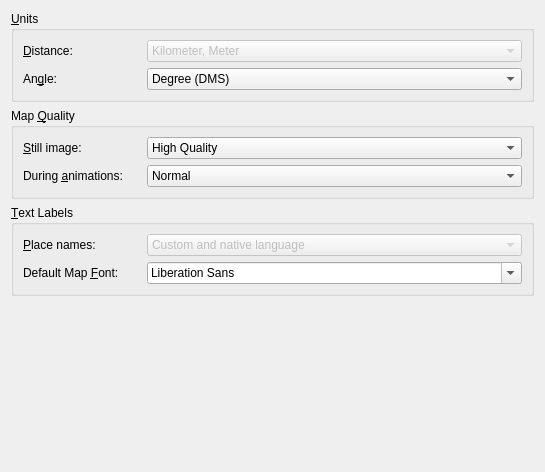
<ui version="4.0" >
 <class>MarbleViewSettingsWidget</class>
 <widget class="QWidget" name="MarbleViewSettingsWidget" >
  <property name="geometry" >
   <rect>
    <x>0</x>
    <y>0</y>
    <width>545</width>
    <height>472</height>
   </rect>
  </property>
  <layout class="QVBoxLayout" >
   <item>
    <widget class="QGroupBox" name="groupBox_units" >
     <property name="title" >
      <string>&amp;Units</string>
     </property>
     <layout class="QGridLayout" >
      <item row="0" column="0" >
       <widget class="QLabel" name="label_distanceUnit" >
        <property name="sizePolicy" >
         <sizepolicy vsizetype="Preferred" hsizetype="Maximum" >
          <horstretch>0</horstretch>
          <verstretch>0</verstretch>
         </sizepolicy>
        </property>
        <property name="minimumSize" >
         <size>
          <width>118</width>
          <height>0</height>
         </size>
        </property>
        <property name="text" >
         <string>&amp;Distance:</string>
        </property>
        <property name="buddy" >
         <cstring>kcfg_distanceUnit</cstring>
        </property>
       </widget>
      </item>
      <item row="0" column="1" >
       <widget class="QComboBox" name="kcfg_distanceUnit" >
        <property name="enabled" >
         <bool>false</bool>
        </property>
        <property name="sizePolicy" >
         <sizepolicy vsizetype="Fixed" hsizetype="Preferred" >
          <horstretch>0</horstretch>
          <verstretch>0</verstretch>
         </sizepolicy>
        </property>
        <property name="toolTip" >
         <string>&lt;html>&lt;head>&lt;meta name="qrichtext" content="1" />&lt;style type="text/css">
p, li { white-space: pre-wrap; }
&lt;/style>&lt;/head>&lt;body style=" font-family:'Sans Serif'; font-size:9pt; font-weight:400; font-style:normal;">
&lt;p style=" margin-top:0px; margin-bottom:0px; margin-left:0px; margin-right:0px; -qt-block-indent:0; text-indent:0px;">The unit that gets used to measure altitude, lengths and distances (e.g. km, mi, ft).&lt;/p>&lt;/body>&lt;/html></string>
        </property>
        <item>
         <property name="text" >
          <string>Kilometer, Meter</string>
         </property>
        </item>
        <item>
         <property name="text" >
          <string>Miles, Feet</string>
         </property>
        </item>
       </widget>
      </item>
      <item row="1" column="0" >
       <widget class="QLabel" name="label_angleUnit" >
        <property name="sizePolicy" >
         <sizepolicy vsizetype="Preferred" hsizetype="Maximum" >
          <horstretch>0</horstretch>
          <verstretch>0</verstretch>
         </sizepolicy>
        </property>
        <property name="text" >
         <string>An&amp;gle:</string>
        </property>
        <property name="buddy" >
         <cstring>kcfg_angleUnit</cstring>
        </property>
       </widget>
      </item>
      <item row="1" column="1" >
       <widget class="QComboBox" name="kcfg_angleUnit" >
        <property name="enabled" >
         <bool>true</bool>
        </property>
        <property name="toolTip" >
         <string>&lt;html>&lt;head>&lt;meta name="qrichtext" content="1" />&lt;style type="text/css">
p, li { white-space: pre-wrap; }
&lt;/style>&lt;/head>&lt;body style=" font-family:'Sans Serif'; font-size:9pt; font-weight:400; font-style:normal;">
&lt;p style=" margin-top:0px; margin-bottom:0px; margin-left:0px; margin-right:0px; -qt-block-indent:0; text-indent:0px;">Specifies the notation of angles in coordinates: By default the Degree-Minute-Second notation (e.g. 54°30'00" ) gets used. As an alternative you can choose decimal degrees (e.g. 54.5°).&lt;/p>&lt;/body>&lt;/html></string>
        </property>
        <item>
         <property name="text" >
          <string>Degree (DMS)</string>
         </property>
        </item>
        <item>
         <property name="text" >
          <string>Degree (Decimal)</string>
         </property>
        </item>
       </widget>
      </item>
     </layout>
    </widget>
   </item>
   <item>
    <widget class="QGroupBox" name="groupBox_mapQuality" >
     <property name="title" >
      <string>Map &amp;Quality</string>
     </property>
     <layout class="QGridLayout" >
      <item row="0" column="0" >
       <widget class="QLabel" name="label_stillQuality" >
        <property name="sizePolicy" >
         <sizepolicy vsizetype="Preferred" hsizetype="Maximum" >
          <horstretch>0</horstretch>
          <verstretch>0</verstretch>
         </sizepolicy>
        </property>
        <property name="minimumSize" >
         <size>
          <width>118</width>
          <height>0</height>
         </size>
        </property>
        <property name="text" >
         <string>&amp;Still image:</string>
        </property>
        <property name="buddy" >
         <cstring>kcfg_stillQuality</cstring>
        </property>
       </widget>
      </item>
      <item row="0" column="1" >
       <widget class="QComboBox" name="kcfg_stillQuality" >
        <property name="toolTip" >
         <string>&lt;html>&lt;head>&lt;meta name="qrichtext" content="1" />&lt;style type="text/css">
p, li { white-space: pre-wrap; }
&lt;/style>&lt;/head>&lt;body style=" font-family:'Sans Serif'; font-size:9pt; font-weight:400; font-style:normal;">
&lt;p style=" margin-top:0px; margin-bottom:0px; margin-left:0px; margin-right:0px; -qt-block-indent:0; text-indent:0px;">Specifies the map quality that gets displayed while there is no user input. Usually this allows for high map quality as speed is no concern.&lt;/p>&lt;/body>&lt;/html></string>
        </property>
        <property name="currentIndex" >
         <number>3</number>
        </property>
        <item>
         <property name="text" >
          <string>Outline Quality</string>
         </property>
        </item>
        <item>
         <property name="text" >
          <string>Low Quality</string>
         </property>
        </item>
        <item>
         <property name="text" >
          <string>Normal</string>
         </property>
        </item>
        <item>
         <property name="text" >
          <string>High Quality</string>
         </property>
        </item>
        <item>
         <property name="text" >
          <string>Print Quality</string>
         </property>
        </item>
       </widget>
      </item>
      <item row="1" column="0" >
       <widget class="QLabel" name="label_animationQuality" >
        <property name="sizePolicy" >
         <sizepolicy vsizetype="Preferred" hsizetype="Maximum" >
          <horstretch>0</horstretch>
          <verstretch>0</verstretch>
         </sizepolicy>
        </property>
        <property name="text" >
         <string>During &amp;animations:</string>
        </property>
        <property name="buddy" >
         <cstring>kcfg_animationQuality</cstring>
        </property>
       </widget>
      </item>
      <item row="1" column="1" >
       <widget class="QComboBox" name="kcfg_animationQuality" >
        <property name="toolTip" >
         <string>&lt;html>&lt;head>&lt;meta name="qrichtext" content="1" />&lt;style type="text/css">
p, li { white-space: pre-wrap; }
&lt;/style>&lt;/head>&lt;body style=" font-family:'Sans Serif'; font-size:9pt; font-weight:400; font-style:normal;">
&lt;p style=" margin-top:0px; margin-bottom:0px; margin-left:0px; margin-right:0px; -qt-block-indent:0; text-indent:0px;">Specifies the map quality that gets displayed during map animations (e.g. while dragging the globe). &lt;/p>
&lt;p style=" margin-top:0px; margin-bottom:0px; margin-left:0px; margin-right:0px; -qt-block-indent:0; text-indent:0px;">Especially on slow machines it is advisable to set this option to "low quality" as this will give better speed.&lt;/p>&lt;/body>&lt;/html></string>
        </property>
        <property name="currentIndex" >
         <number>2</number>
        </property>
        <item>
         <property name="text" >
          <string>Outline Quality</string>
         </property>
        </item>
        <item>
         <property name="text" >
          <string>Low Quality</string>
         </property>
        </item>
        <item>
         <property name="text" >
          <string>Normal</string>
         </property>
        </item>
        <item>
         <property name="text" >
          <string>High Quality</string>
         </property>
        </item>
        <item>
         <property name="text" >
          <string>Print Quality</string>
         </property>
        </item>
       </widget>
      </item>
     </layout>
    </widget>
   </item>
   <item>
    <widget class="QGroupBox" name="groupBox_textLabels" >
     <property name="title" >
      <string>&amp;Text Labels</string>
     </property>
     <layout class="QVBoxLayout" >
      <item>
       <layout class="QHBoxLayout" >
        <item>
         <widget class="QLabel" name="label_labelLocalization" >
          <property name="sizePolicy" >
           <sizepolicy vsizetype="Preferred" hsizetype="Maximum" >
            <horstretch>0</horstretch>
            <verstretch>0</verstretch>
           </sizepolicy>
          </property>
          <property name="minimumSize" >
           <size>
            <width>118</width>
            <height>0</height>
           </size>
          </property>
          <property name="text" >
           <string>&amp;Place names:</string>
          </property>
          <property name="buddy" >
           <cstring>kcfg_labelLocalization</cstring>
          </property>
         </widget>
        </item>
        <item>
         <widget class="QComboBox" name="kcfg_labelLocalization" >
          <property name="enabled" >
           <bool>false</bool>
          </property>
          <property name="toolTip" >
           <string>&lt;html>&lt;head>&lt;meta name="qrichtext" content="1" />&lt;style type="text/css">
p, li { white-space: pre-wrap; }
&lt;/style>&lt;/head>&lt;body style=" font-family:'Sans Serif'; font-size:9pt; font-weight:400; font-style:normal;">
&lt;p style=" margin-top:0px; margin-bottom:0px; margin-left:0px; margin-right:0px; -qt-block-indent:0; text-indent:0px;">Places often have different names in different languages. The label on the map can show the name in the user's language. Alternatively it can display the name in the official language and glyphs of that place. &lt;/p>&lt;/body>&lt;/html></string>
          </property>
          <item>
           <property name="text" >
            <string>Custom and native language</string>
           </property>
          </item>
          <item>
           <property name="text" >
            <string>Custom language</string>
           </property>
          </item>
          <item>
           <property name="text" >
            <string>Native language</string>
           </property>
          </item>
         </widget>
        </item>
       </layout>
      </item>
      <item>
       <layout class="QHBoxLayout" >
        <item>
         <widget class="QLabel" name="label_mapFont" >
          <property name="sizePolicy" >
           <sizepolicy vsizetype="Preferred" hsizetype="Maximum" >
            <horstretch>0</horstretch>
            <verstretch>0</verstretch>
           </sizepolicy>
          </property>
          <property name="minimumSize" >
           <size>
            <width>118</width>
            <height>0</height>
           </size>
          </property>
          <property name="text" >
           <string>Default Map &amp;Font:</string>
          </property>
          <property name="buddy" >
           <cstring>kcfg_mapFont</cstring>
          </property>
         </widget>
        </item>
        <item>
         <widget class="QFontComboBox" name="kcfg_mapFont" >
          <property name="toolTip" >
           <string>&lt;html>&lt;head>&lt;meta name="qrichtext" content="1" />&lt;style type="text/css">
p, li { white-space: pre-wrap; }
&lt;/style>&lt;/head>&lt;body style=" font-family:'Sans Serif'; font-size:9pt; font-weight:400; font-style:normal;">
&lt;p style=" margin-top:0px; margin-bottom:0px; margin-left:0px; margin-right:0px; -qt-block-indent:0; text-indent:0px;">The default font that gets used on the map.&lt;/p>&lt;/body>&lt;/html></string>
          </property>
         </widget>
        </item>
       </layout>
      </item>
     </layout>
    </widget>
   </item>
   <item>
    <spacer>
     <property name="orientation" >
      <enum>Qt::Vertical</enum>
     </property>
     <property name="sizeHint" stdset="0" >
      <size>
       <width>446</width>
       <height>20</height>
      </size>
     </property>
    </spacer>
   </item>
  </layout>
 </widget>
 <resources/>
 <connections/>
</ui>
